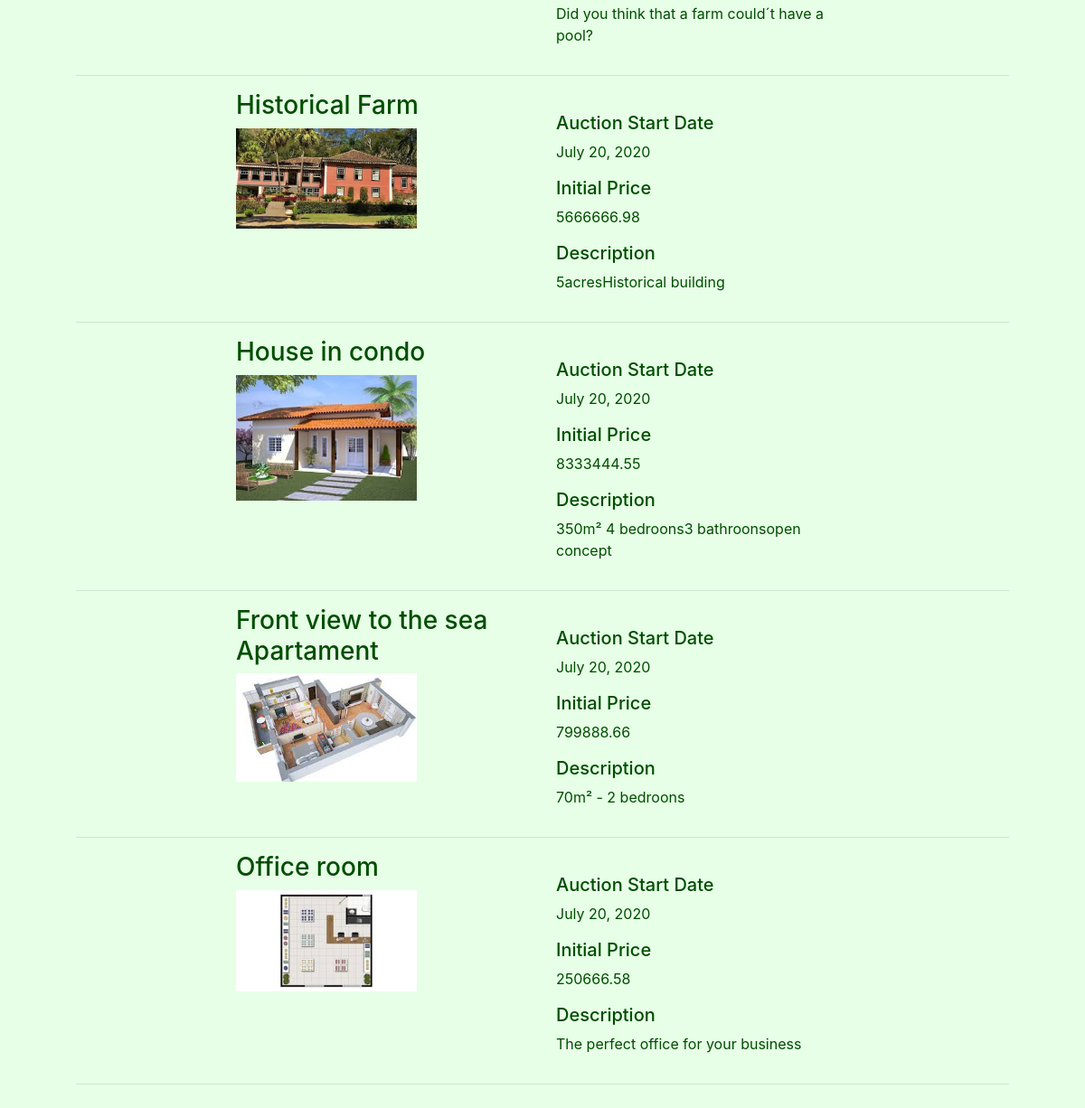
Before: / (lower part) with the older database file.
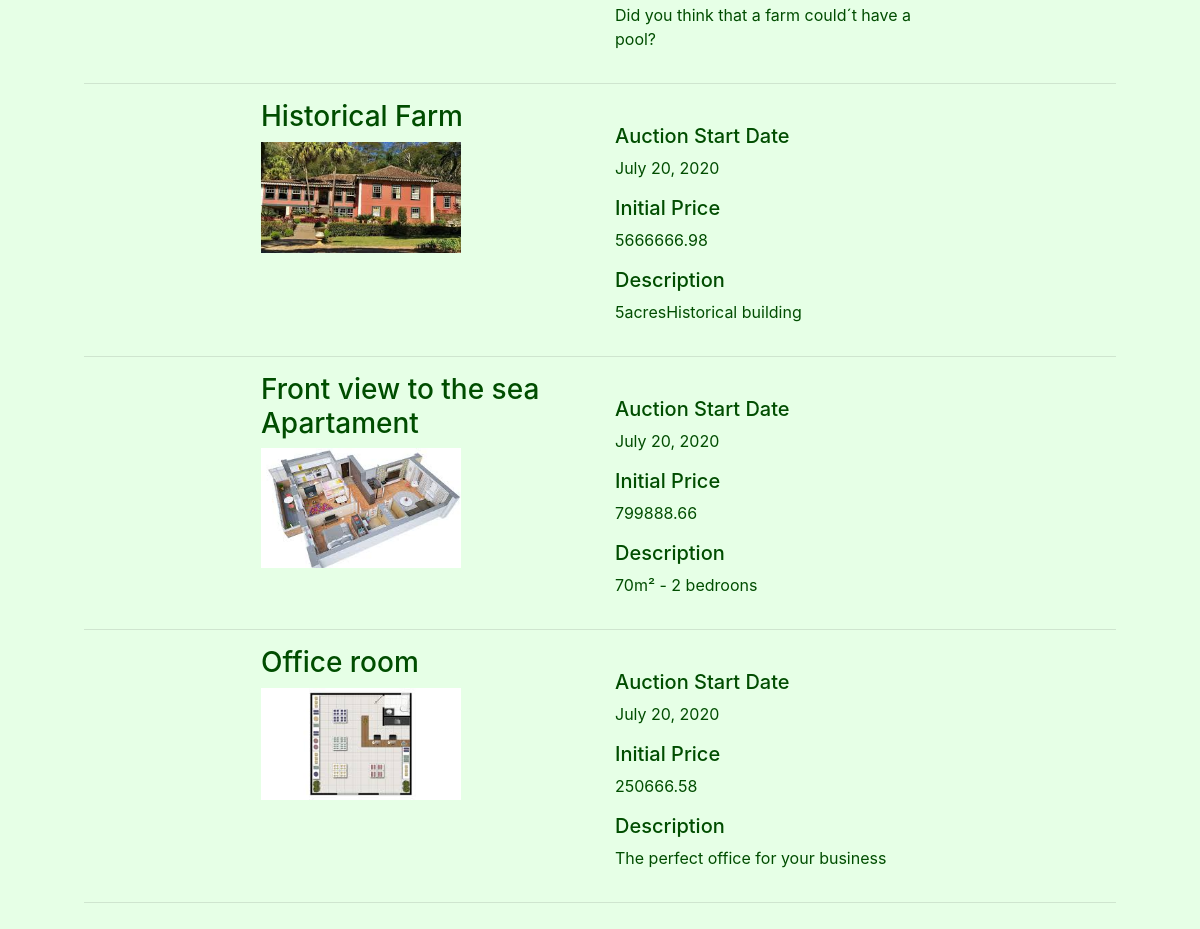
After: the same page with the newer database file.
### auctions/models.py (models this page shows, shortened)
class Listings(models.Model):
    STATUS = (
        ('Active', 'Active - Receiving Bids'),
        ('To Begin', 'To Begin - De Auction didn´t start yet'),
        ('Closed', 'Closed - The seller gave up the auction'),
        ('Sold', 'Sold'),
    )
    Ltitle = models.CharField(help_text="Choose a title for your listing",max_length=50)
    Ccode=models.IntegerField(help_text="Categories Ex: 1-Apartament,2-Commercial,3-Farm, 4-House ") #foreign key from PropTypes
    Ldescription = models.CharField(max_length=250)
    Lprice = models.FloatField(help_text="starting bid Just USD") #initial price
    Ldatestart = models.DateField(help_text="Please use the following format: <em>YYYY-MM-DD</em>. for the auction start")
    Lduration = models.IntegerField(help_text="Duration expressed in days" )
    Luser = models.CharField(max_length=25)
    Limage= models.ImageField(upload_to="media", blank=True) #Name of the picture saved on static folder
    Lstatus = models.CharField(max_length=8, choices=STATUS )

### auctions/views.py (the view)
# urls.py: path('', views.index, name='index'),
def index(request):
    d = datetime.now()
    context={
            "d" : d,
            "ActiveListings": Listings.objects.all(),
    }
    return render(request, "auctions/index.html", context)

### auctions/templates/auctions/index.html (shortened to what this page needs)
{% extends "auctions/layout.html" %}
{% block body %}
    <div class="form-group" >
      <form >
          {% if ActiveListings|length > 0 %}
              {% for Active in ActiveListings %}
                    {%if Active.Lstatus == "Active"%}
                        <div class="container" style="border:#004d00; width:90%">
                            <div class="row"  width="1700px">
                                <div class="col-lg-2">
                                </div>
                                <div class="col-lg-4">
                                    <h3>{{ Active.Ltitle }}</h3>
    		                            <img src=" {{Active.Limage.url}} "  width="200">
                                    <br>
                                </div>
                                <div class="col-lg-4">
                                  <br>
                                  <h5>Auction Start Date  </h5>
                                  <p>{{ Active.Ldatestart }}</p>
                                    <h5>Initial Price </h5>
                                    <p> {{ Active.Lprice }}</p>
                       	          <h5>Description</h5>
    					        	          <p>{{ Active.Ldescription }}</p>
                                </div>
                                <div class="col-lg-2">
                                </div>
                            </div>
                            <hr>
                        </div>
                    {%endif%}
    				  {% endfor %}
          {% else %}
    	         	<div class="form-group">
    		          	<output>No matches found</output>
    	        	</div>
          {% endif %}
    	</form>
    </div>
{% endblock %}

Changed rows visible on the page:
no longer on this page (row edited): Listings: Ltitle "House in condo", Limage (picture), Ldatestart "July 20, 2020", Lprice "8333444.55", Ldescription "350m² 4 bedroons3 bathroonsopen concept"
